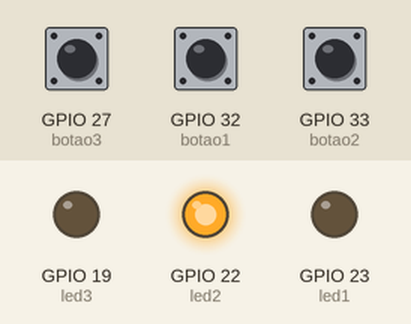
This sketch was run on a simulated ESP32. Shown: output pins drawn as LEDs (lit = HIGH). The test bench sets the inputs (shaded band); at power-on: GPIO 27 (botao3) HIGH, GPIO 32 (botao1) HIGH, GPIO 33 (botao2) HIGH.

Above: at 1.2 s.
1.3 s: GPIO 27 (botao3) pulled LOW for 0.15 s
At 1.4 s:
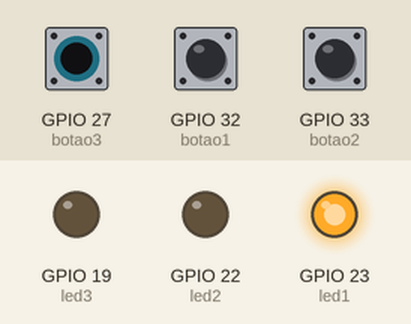
3.0 s: GPIO 32 (botao1) pulled LOW for 0.15 s
At 3.1 s:
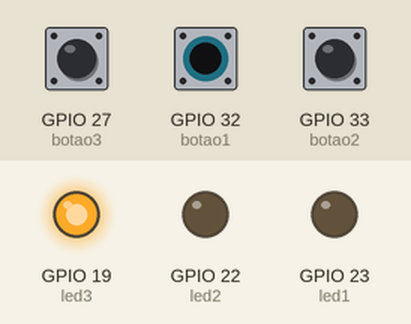
4.7 s: GPIO 32 (botao1) pulled LOW for 3.2 s
At 9.1 s:
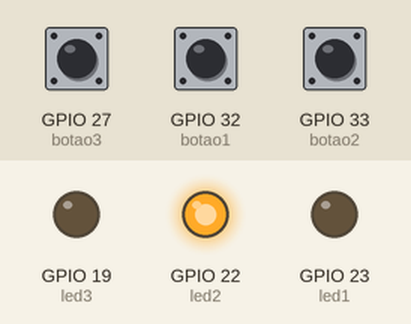
9.4 s: GPIO 27 (botao3) pulled LOW for 3.2 s
At 10.5 s:
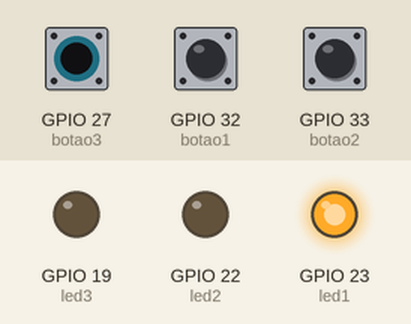
Timing chart, 0 to 14.1 s (numbered marks = the images above; inputs shaded):
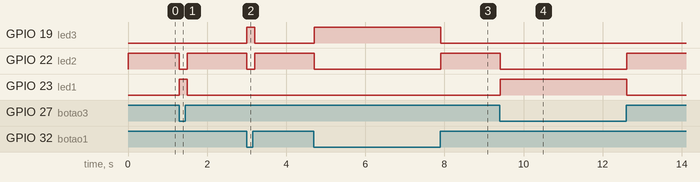

The sketch:

CP_PROG.ino
```cpp
// Pinos dos botões e do LED
const int botao1 = 32;   // Botão 1 no pino digital 32 - a
const int botao2 = 33;   // Botão 2 no pino digital 33 - b
const int botao3 = 27;   // Botão 3 no pino digital 27 - c
const int led1 = 23;     // Led vermelho
const int led2 = 22;     // led verde
const int led3 = 19;      //led amarelo

void setup() {
  pinMode(botao1, INPUT_PULLUP); // Usa resistor interno de pull-up
  pinMode(botao2, INPUT_PULLUP);
  pinMode(botao3, INPUT_PULLUP);
  pinMode(led1, OUTPUT);
  pinMode(led2, OUTPUT);
  pinMode(led3, OUTPUT);
}

void loop() {
  // Leitura dos botões (LOW = pressionado por causa do pull-up)
  bool estadoBotao1 = digitalRead(botao1);
  bool estadoBotao2 = digitalRead(botao2);
  bool estadoBotao3 = digitalRead(botao3);

  // Usa operador AND: para acendimento dos LEDS
  //“O botão 1 está pressionado E o botão 2 está solto E o botão 3 está solto”.
  if (!estadoBotao3 || (!estadoBotao1 && !estadoBotao2)) { //LED vermelho (emergência)
    digitalWrite(led1, HIGH);  // VERMELHO OFF
    digitalWrite(led2, LOW);  // VERDE ON
    digitalWrite(led3, LOW);  // AMARELO ON
     }
  else if (!estadoBotao1 && estadoBotao2){ //LED AMARELO - ATENCAO
    digitalWrite(led1, LOW); //VERMELHO OFF
    digitalWrite(led2, LOW);  // VERDE OFF
    digitalWrite(led3, HIGH); // amarelo ON

  } else { // LED VERDE - FUNCIONAMENTO NORMAL
    digitalWrite(led1, LOW);  //VERMELHO OFF
    digitalWrite(led2, HIGH); //VERDE ON
    digitalWrite(led3, LOW); //AMARELO OFF
  }

  delay(100);
}
```

Measured:
- after the input at 1.3 s, GPIO 22 (led2): HIGH → LOW at once, → HIGH 0.20 s later; GPIO 23 (led1): LOW → HIGH at once, → LOW 0.20 s later
- after the input at 3.0 s, GPIO 19 (led3): LOW → HIGH at once, → LOW 0.20 s later; GPIO 22 (led2): HIGH → LOW at once, → HIGH 0.20 s later
- after the input at 4.7 s, GPIO 19 (led3): LOW → HIGH at once, → LOW 3.2 s later; GPIO 22 (led2): HIGH → LOW at once, → HIGH 3.2 s later
- after the input at 9.4 s, GPIO 22 (led2): HIGH → LOW at once, → HIGH 3.2 s later; GPIO 23 (led1): LOW → HIGH at once, → LOW 3.2 s later
